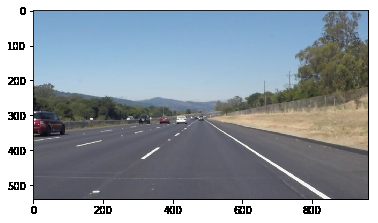
#> input picture LaneDetection/Visualization/1.png, 378 x 223 px, given in place of solidWhiteRight.mp4, which was not available
$ python LaneDetectionPipeline_video.py
#> lines starting #> are read from the running program, lines starting #| are printed output that depends on the picture; after the words box and inside, x2 and y2 are one past the last pixel; in counts of white or black regions, pixels touching at a corner belong together; pictures that were not available may be replaced by others from this repository, and a replacement may not be noted
import cv2
import numpy as np
import matplotlib.pyplot as plt
import matplotlib.image as mpimg
import math

# Loading image
cap = cv2.VideoCapture('solidWhiteRight.mp4')

def region_of_interest(img,vertices): # dio koji nam je bitan
	mask = np.zeros_like(img) # maska od nula, odnosno crne boje
	match_mask_color = (255,) * channels
	cv2.fillPoly(mask, vertices, match_mask_color)
	masked_image = cv2.bitwise_and(img,mask)
	return masked_image

def draw_lines(img,lines, color=[255,0,0],thickness=3):
	line_img=np.zeros((img.shape[0],img.shape[1],img.shape[2]),dtype=np.uint8)
	img = np.copy(img)
	if lines is None:
		return
	for line in lines:
		for x1, y1, x2, y2 in line:
			cv2.line(line_img, (int(x1), int(y1)), (int(x2), int(y2)), color, thickness)
	img = cv2.addWeighted(img, 0.8, line_img, 1.0, 0.0)
	return img

def pipeline(image):
	min_y = image.shape[0] * (3 / 5)
	max_y = image.shape[0]
	height,width,channels = img.shape
	left_bottom = [0,height]
	right_bottom = [width,height]
	apex = [width/2,height/2]
	vertices = np.array([[left_bottom, right_bottom, apex]], dtype=np.int32)
	gray_scale = cv2.cvtColor(img,cv2.COLOR_RGB2GRAY)
	cannyed_image = cv2.Canny(gray_scale,100,200)
	cropped_image = region_of_interest(
		cannyed_image,
		vertices,
	)
	lines = cv2.HoughLinesP(
		cropped_image,
		rho=6,
		theta=np.pi / 60,
		threshold=160,
		lines=np.array([]),
		minLineLength=40,
		maxLineGap=25)
	left_line_x = []
	left_line_y = []
	right_line_x = []
	right_line_y = []
	for line in lines:
		for x1,y1,x2,y2 in line:
			slope = (y2-y1)/(x2-x1)
			if math.fabs(slope) < 0.5 :
				continue
			if slope <= 0:
				left_line_x.extend([x1,x2])
				left_line_y.extend([y1,y2])
			else:
				right_line_x.extend([x1,x2])
				right_line_y.extend([y1,y2])

	poly_left = np.poly1d(np.polyfit(left_line_y,left_line_x,deg=1))
	left_x_start = int(poly_left(max_y))
	left_x_end = int(poly_left(min_y))
	poly_right = np.poly1d(np.polyfit(
				right_line_y,
				right_line_x,
				deg=1))
	right_x_start = int(poly_right(max_y))
	right_x_end = int(poly_right(min_y))
	line_image = draw_lines(
		img,
		[[
			[left_x_start, max_y, left_x_end, min_y],
			[right_x_start, max_y, right_x_end, min_y],
		]],
		thickness=5,
	)
	return line_image
while(cap.isOpened()):
	ret, img = cap.read()
#> img is the input picture: shape (223, 378, 3); mean B, G, R 165.9, 157.7, 148.6
	height,width,channels = img.shape
#> height = 223; width = 378; channels = 3
	left_bottom = [0,height]
#> left_bottom = [0, 223]
	right_bottom = [width,height]
#> right_bottom = [378, 223]
	apex = [width/2,height/2]
#> apex = [189, 111.5]
	vertices = np.array([[left_bottom, right_bottom, apex]], dtype=np.int32)
#> vertices = [[0, 223], [378, 223], [189, 111]]
	final = pipeline(img)
#> in pipeline, `gray_scale = cv2.cvtColor(img,cv2.COLOR_RGB2GRAY)`:
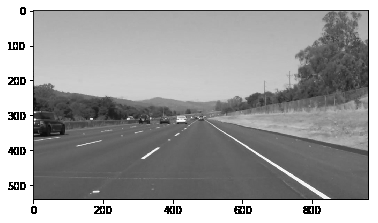
#> gray_scale: shape (223, 378); min 0, max 255, mean 159.2
#> in pipeline, `cannyed_image = cv2.Canny(gray_scale,100,200)`:
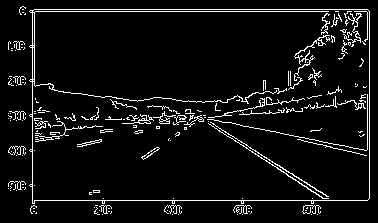
#> cannyed_image: shape (223, 378); 6.2% white in thin lines or dots, all inside (x1, y1, x2, y2) = (8, 6, 370, 215)
#> in region_of_interest, `cv2.fillPoly(mask, vertices, match_mask_color)`:
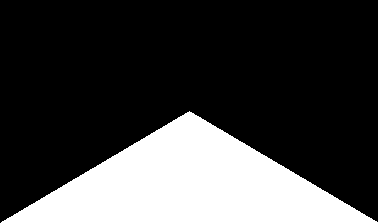
#> mask: shape (223, 378); 25.2% white; 1 white region, box (x1, y1, x2, y2) and area: (1, 111, 378, 223) 21245
#> in region_of_interest, `masked_image = cv2.bitwise_and(img,mask)`:
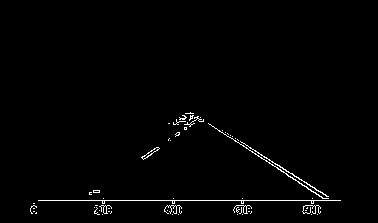
#> masked_image: shape (223, 378); 1.3% white in thin lines or dots, all inside (x1, y1, x2, y2) = (30, 112, 341, 215)
#> in pipeline, `lines = cv2.HoughLinesP( cropped_image, rho=6, theta=np.pi / 60, thres..`: lines = [[38, 200, 340, 200], [192, 113, 324, 198]]
#> the loop in pipeline, `for line in lines:` made 2 passes
#> after the loop in pipeline, `for line in lines:`: left_line_x = []; right_line_x = [192, 324]; right_line_y = [113, 198]
#> (the run stopped early here; a loop or call above may not have finished)

$ run again, on LaneDetection/Visualization/3.png
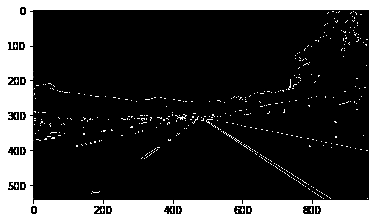
#> input picture LaneDetection/Visualization/3.png, 378 x 223 px, given in place of solidWhiteRight.mp4, which was not available
#> img is the input picture: shape (223, 378, 3); min 0, max 255, mean 61.5
#> in pipeline, `cannyed_image = cv2.Canny(gray_scale,100,200)`:
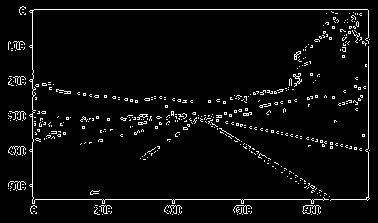
#> cannyed_image: shape (223, 378); 4.3% white in thin lines or dots, all inside (x1, y1, x2, y2) = (8, 6, 370, 215)
#> mask: shape (223, 378); 25.2% white; 1 white region, box (x1, y1, x2, y2) and area: (1, 111, 378, 223) 21245
#> in region_of_interest, `masked_image = cv2.bitwise_and(img,mask)`:
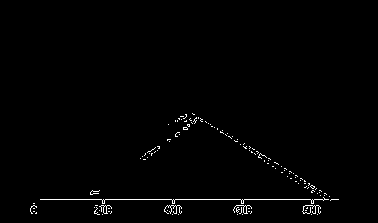
#> masked_image: shape (223, 378); 1.1% white in thin lines or dots, all inside (x1, y1, x2, y2) = (30, 113, 339, 215)
#> lines = [[40, 199, 338, 199]]
#> the loop in pipeline, `for line in lines:` made 1 pass
#> after the loop in pipeline, `for line in lines:`: left_line_x = []

$ run again, on LaneDetection/Visualization/4.png
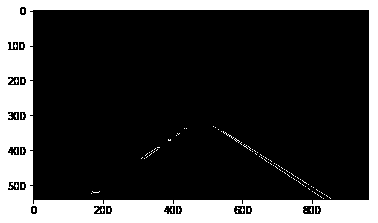
#> input picture LaneDetection/Visualization/4.png, 378 x 223 px, given in place of solidWhiteRight.mp4, which was not available
#> img is the input picture: shape (223, 378, 3); 23.3% white; 110 white regions (109 under 20 px), largest, box (x1, y1, x2, y2) and area: (0, 0, 378, 223) 19265
#> in pipeline, `cannyed_image = cv2.Canny(gray_scale,100,200)`:
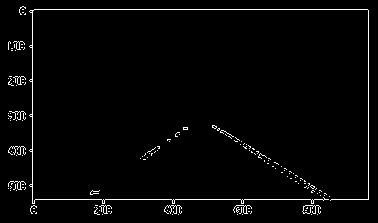
#> cannyed_image: shape (223, 378); 2.3% white in thin lines or dots, all inside (x1, y1, x2, y2) = (8, 6, 369, 215)
#> mask: shape (223, 378); 25.2% white; 1 white region, box (x1, y1, x2, y2) and area: (1, 111, 378, 223) 21245
#> in region_of_interest, `masked_image = cv2.bitwise_and(img,mask)`:
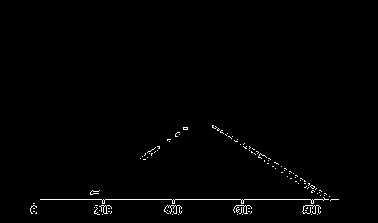
#> masked_image: shape (223, 378); 1% white in thin lines or dots, all inside (x1, y1, x2, y2) = (30, 125, 339, 215)
#> lines = [[40, 199, 338, 199]]
#> the loop in pipeline, `for line in lines:` made 1 pass
#> after the loop in pipeline, `for line in lines:`: left_line_x = []
